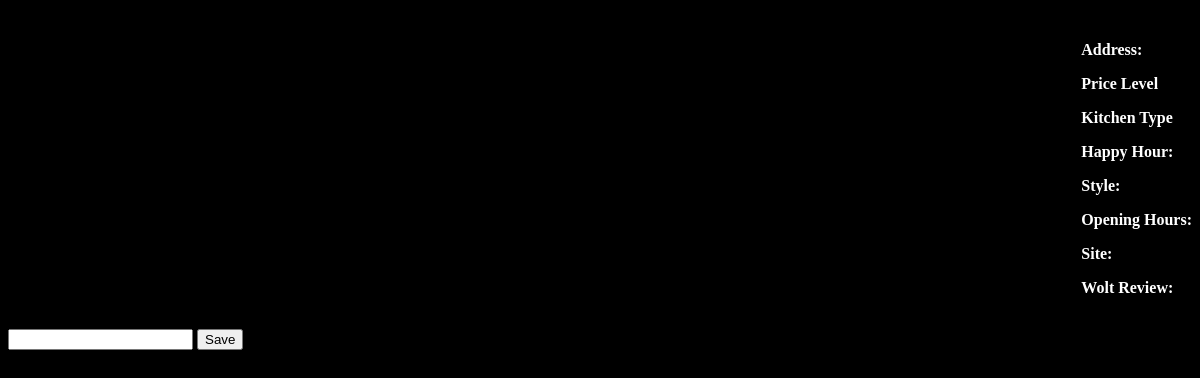
/rest_page/5, run on an earlier commit of the app's database.
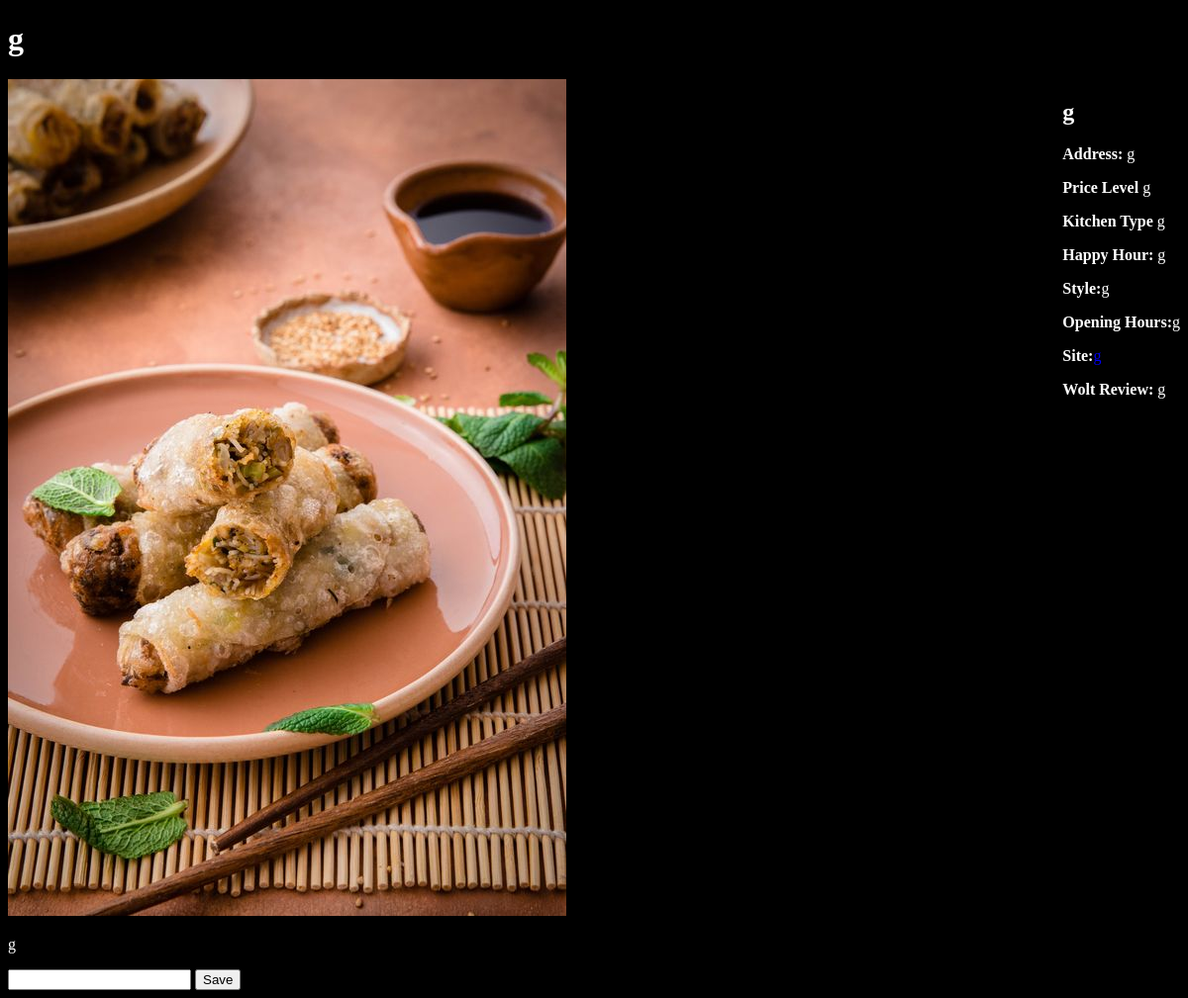
And on a later commit of the database.
### app.py (models this page shows)
class Restaurants(db.Model):
    id = db.Column(db.Integer, primary_key=True)
    name = db.Column(db.String(30), nullable=False, unique=False)
    poster = db.Column(db.String(300), nullable=True, unique=False)
    info = db.Column(db.String(300), nullable=False, unique=False)
    address = db.Column(db.String(99), nullable=False, unique=False)
    price_level = db.Column(db.String(30), nullable=False, unique=False)
    kitchen_type = db.Column(db.String(99), nullable=False, unique=False)
    happy_hour = db.Column(db.String(99), nullable=False, unique=False)
    style = db.Column(db.String(99), nullable=False, unique=False)
    opening_hours = db.Column(db.String(300), nullable=False, unique=False)
    site = db.Column(db.String(300), nullable=False, unique=False)
    wolt_review = db.Column(db.String(30), nullable=False, unique=False)

### app.py (the view)
@app.route('/rest_page/<rest_id>')
def rest(rest_id):
    restaurant = Restaurants.query.get(rest_id)
    return render_template('rest_page.html', restaurant=restaurant)

### templates/rest_page.html (shortened to what this page needs)
<!DOCTYPE html>
<html>
<head>
</head>
<body>
    <h1>{{ restaurant.name }}</h1>
    <div class="container ">
        <div class="poster">
            <img src="{{ url_for('static', filename=restaurant.poster) }}" alt="{{ restaurant.name }}">
        </div>
        <dif class="data">
            <h2>{{ restaurant.name }}</h2>
            <p><strong>Address:</strong> {{ restaurant.address}}</p>
            <p><strong>Price Level</strong> {{restaurant.price_level}}</p>
            <p><strong>Kitchen Type</strong> {{ restaurant.kitchen_type}}</p>
            <p><strong>Happy Hour:</strong> {{restaurant.happy_hour}}</p>
            <p><strong>Style:</strong>{{ restaurant.style}}</p>
            <p><strong>Opening Hours:</strong>{{ restaurant.opening_hours}}</p>
            <p><strong>Site:</strong><a href="{{restaurant.site}}">{{restaurant.site}}</a></p>
            <p><strong>Wolt Review:</strong> {{restaurant.wolt_review}}</p>
        </dif>
    </div>
    <p>{{ restaurant.info }}</p>
        <form>
            <input type="text" name="comment">
            <button type="submit" >Save</button>
        </form>
</body>
</html>

What changed in the data, as far as the page shows it:
added Restaurants: name "g", poster (picture), address "g", price_level "g", kitchen_type "g", happy_hour "g", style "g", opening_hours "g", site "g", wolt_review "g", info "g"
